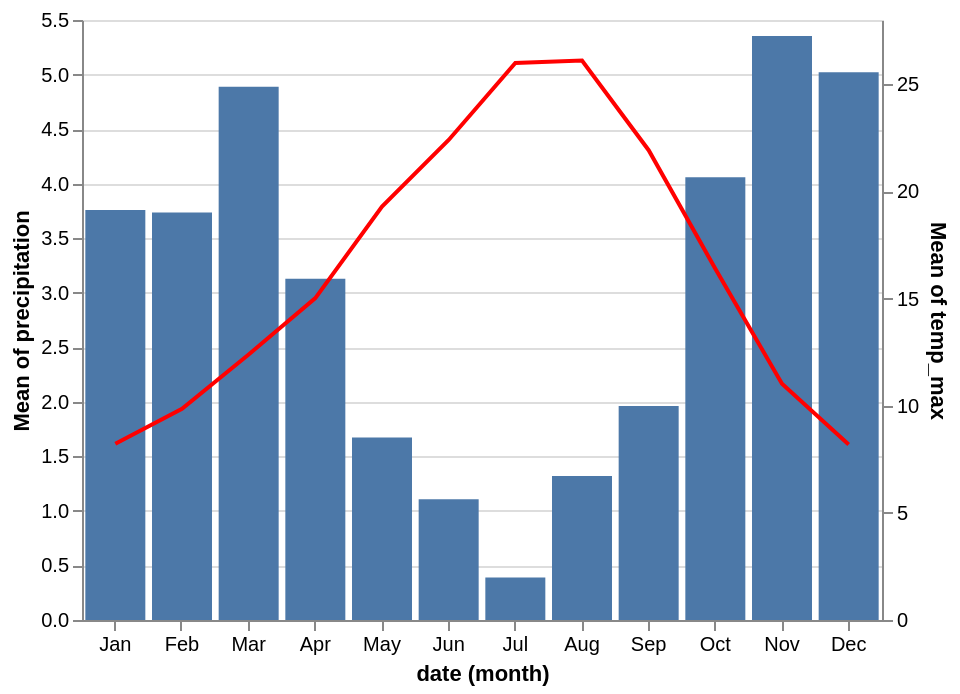

Write a Vega-Lite specification for this figure.
### Vega-Lite specification from a JSON file in a GitHub repository (floating-point values rounded to 4 significant figures; data arrays with more than 128 entries replaced by an {"elided": "..."} marker saying what was removed)
{"config": {"view": {"height": 300, "width": 400}}, "layer": [{"encoding": {"y": {"field": "precipitation", "aggregate": "mean", "type": "quantitative"}, "x": {"scale": {"zero": false}, "timeUnit": "month", "field": "date", "type": "ordinal", "axis": {"format": "%b"}}}, "data": {"values": {"elided": "1461 records"}}, "mark": "bar"}, {"encoding": {"y": {"field": "temp_max", "aggregate": "mean", "type": "quantitative"}, "x": {"scale": {"zero": false}, "timeUnit": "month", "field": "date", "type": "ordinal", "axis": {"format": "%b"}}}, "data": {"values": {"elided": "1461 records"}}, "mark": {"color": "red", "type": "line"}}], "$schema": "https://vega.github.io/schema/vega-lite/v2.4.1.json", "resolve": {"scale": {"y": "independent"}}}
